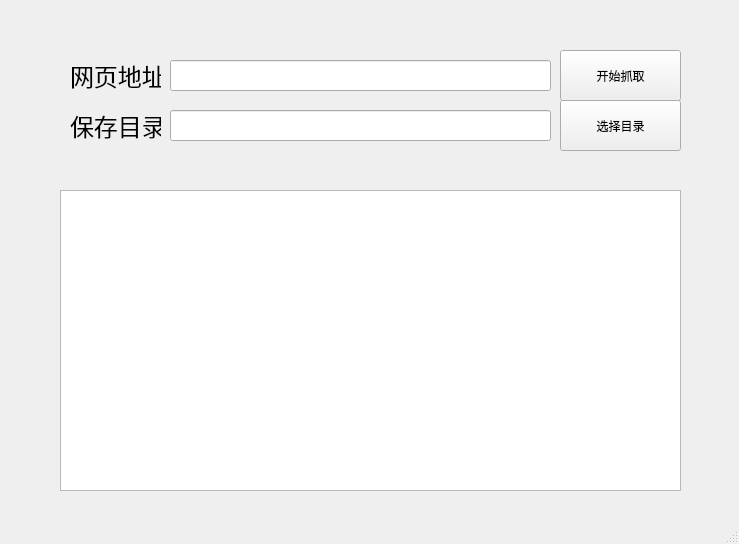
<?xml version="1.0" encoding="UTF-8"?>
<ui version="4.0">
 <class>MainWindow</class>
 <widget class="QMainWindow" name="MainWindow">
  <property name="geometry">
   <rect>
    <x>0</x>
    <y>0</y>
    <width>739</width>
    <height>544</height>
   </rect>
  </property>
  <property name="windowTitle">
   <string>MainWindow</string>
  </property>
  <widget class="QWidget" name="centralwidget">
   <widget class="QLabel" name="label">
    <property name="geometry">
     <rect>
      <x>70</x>
      <y>60</y>
      <width>91</width>
      <height>31</height>
     </rect>
    </property>
    <property name="font">
     <font>
      <family>Helvetica</family>
      <pointsize>18</pointsize>
     </font>
    </property>
    <property name="text">
     <string>网页地址:</string>
    </property>
   </widget>
   <widget class="QLabel" name="label_2">
    <property name="geometry">
     <rect>
      <x>70</x>
      <y>110</y>
      <width>91</width>
      <height>31</height>
     </rect>
    </property>
    <property name="font">
     <font>
      <family>Helvetica</family>
      <pointsize>18</pointsize>
     </font>
    </property>
    <property name="text">
     <string>保存目录:</string>
    </property>
   </widget>
   <widget class="QTextBrowser" name="textBrowser">
    <property name="geometry">
     <rect>
      <x>60</x>
      <y>190</y>
      <width>621</width>
      <height>301</height>
     </rect>
    </property>
   </widget>
   <widget class="QPushButton" name="pushButton">
    <property name="geometry">
     <rect>
      <x>560</x>
      <y>50</y>
      <width>121</width>
      <height>51</height>
     </rect>
    </property>
    <property name="text">
     <string>开始抓取</string>
    </property>
   </widget>
   <widget class="QPushButton" name="pushButton_2">
    <property name="geometry">
     <rect>
      <x>560</x>
      <y>100</y>
      <width>121</width>
      <height>51</height>
     </rect>
    </property>
    <property name="text">
     <string>选择目录</string>
    </property>
   </widget>
   <widget class="QLineEdit" name="lineEdit">
    <property name="geometry">
     <rect>
      <x>170</x>
      <y>60</y>
      <width>381</width>
      <height>31</height>
     </rect>
    </property>
   </widget>
   <widget class="QLineEdit" name="lineEdit_2">
    <property name="geometry">
     <rect>
      <x>170</x>
      <y>110</y>
      <width>381</width>
      <height>31</height>
     </rect>
    </property>
   </widget>
  </widget>
  <widget class="QStatusBar" name="statusbar"/>
 </widget>
 <resources/>
 <connections>
  <connection>
   <sender>pushButton</sender>
   <signal>clicked()</signal>
   <receiver>MainWindow</receiver>
   <slot>startGet()</slot>
   <hints>
    <hint type="sourcelabel">
     <x>597</x>
     <y>75</y>
    </hint>
    <hint type="destinationlabel">
     <x>544</x>
     <y>41</y>
    </hint>
   </hints>
  </connection>
  <connection>
   <sender>pushButton_2</sender>
   <signal>clicked()</signal>
   <receiver>MainWindow</receiver>
   <slot>chooseDir()</slot>
   <hints>
    <hint type="sourcelabel">
     <x>643</x>
     <y>124</y>
    </hint>
    <hint type="destinationlabel">
     <x>697</x>
     <y>155</y>
    </hint>
   </hints>
  </connection>
 </connections>
 <slots>
  <slot>startGet()</slot>
  <slot>chooseDir()</slot>
 </slots>
</ui>
